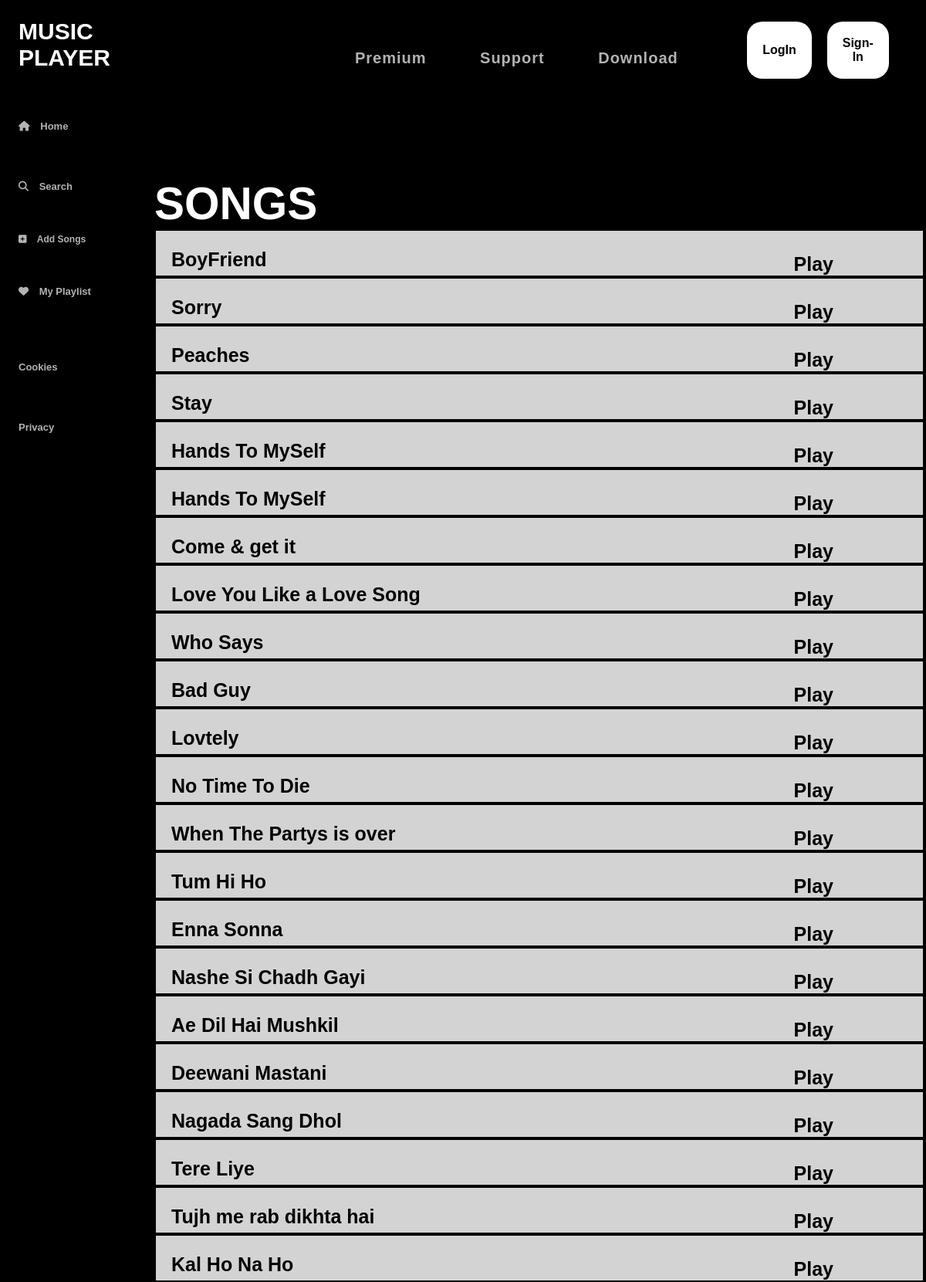
The page /disp_songs.php (upper part) on the database its author committed.
### tables this page shows
CREATE TABLE IF NOT EXISTS `tb_songs` (
  `song_id` int(3) NOT NULL AUTO_INCREMENT,
  `song_name` varchar(30) NOT NULL,
  `artist_id` int(3) NOT NULL,
  `lang_id` int(3) NOT NULL,
  `loc` varchar(30) NOT NULL,
  PRIMARY KEY (`song_id`)
);

### disp_songs.php (the view, shortened to what this page needs)
<!DOCTYPE html>
<html lang="en">
  <head>
    <link rel="stylesheet" href="style4.css">
  </head>
  <body>
  <div class="sidebar">
      <div class="logo">
        <a href="#" style="text-decoration : none"><h2>MUSIC PLAYER</h2></a>
      </div>
      <div class="navigation" id="upper">
        <ul>
          <li>
            <a href="#" onclick="window.location.href='home.php';">
              <i class="fa-solid fa-home"></i>
              <span>Home</span>
            </a>
          </li>
          <li>
            <a href="search.php">
              <i class="fa fa-search"></i>
              <span>Search</span>
            </a>
          </li>
          <?php
        	if(!empty($_SESSION['id']))
		      {
?>
          <a href="playlist_demo.php" style="color:white;font-size:12px;text-decoration:none;font-weight:bold;color:lightgrey;">
              <i class="fa fas fa-plus-square"></i>
              <span>Add Songs</span>
            </a>
          </li>
          <?php } else {?>
            <a href="#" style="color:#b3b3b3;text-decoration:none;font-size:12px; font-weight:bold;">
              <i class="fa fas fa-plus-square"></i>
              &nbsp;&nbsp;&nbsp;<span>Add Songs</span>
            </a>
          <?php } ?>
          <li>
          <a href="disp_play.php">
              <i class="fa fa fa-heart"></i>
              <span>My Playlist</span>
            </a>
          </li>
          </ul>
          <ul>
        <li><a href="#">Cookies</a></li>
          <li><a href="#">Privacy</a></li>
        </ul>
      </div>
    </div>
    <div class="main-container">
      <div class="topbar">
            <?php
		if(!empty($_SESSION['m']) && !empty($_SESSION['p']))
		{
?>
    <div class="main-container">
      <div class="topbar">
        <div class="prev-next-buttons" id="msg">
        </div>
        <div class="navbar">
          <ul>
            <li>
              <a
                href="playlist_demo.php">Premium</a>
            </li>&nbsp;&nbsp;&nbsp;&nbsp;&nbsp;
            <li><a href="#">Support</a></li>&nbsp;&nbsp;&nbsp;&nbsp;&nbsp;
            <li><a href="RazorPay/payment-form.php">Download</a>&nbsp;&nbsp;&nbsp;&nbsp;&nbsp;</li>
          <button onclick="window.location.href='logout.php'">Logout
          </button>
        </div>
      </div>
<?php } else {
  ?>
<div class="main-container">
      <div class="topbar">
        <div class="navbar">
          <ul>
            <li>
              <a
                href="#"
                onclick="window.location.href='RazorPay/payment-form.php';">Premium</a>
            </li>&nbsp;&nbsp;&nbsp;&nbsp;&nbsp;
            <li><a href="#">Support</a></li>&nbsp;&nbsp;&nbsp;&nbsp;&nbsp;
            <li><a href="RazorPay/payment-form.php">Download</a></li>&nbsp;&nbsp;&nbsp;&nbsp;&nbsp;
          <button onclick="document.getElementById('login_modal').style.display='block'">
            LogIn
          </button>
	<button onclick="window.location.href='signup.php';">
            Sign-In
          </button>
        </div>
      </div>
<?php } ?>
        </div>
      </div>
      <h3 style="text-align:left;color:white">SONGS</h3>
    <?php
   @$conn=@mysqli_connect("localhost","root","","db_project");
   @$ins="SELECT * FROM tb_songs";
   @$result=@mysqli_query($conn,$ins);
   while($value=@mysqli_fetch_array($result))
   {
?>
<div >
  <table align="center" width="100%"  style="background-color:black; border-color:white; border-top:none; border-left:none; border-right:none; border-top-color:black; border-right-color:black; border-left-color:black;">
        <tr class="song_disp">
            <td>
                <a class="song_link"><?php echo $value['song_name'];?></a>
            </td>
            <td>
              <a href="demo.php?a=<?php echo $value['artist_id'];?>&l=<?php echo $value['loc'];?>&s=<?php echo $value['song_name'];?>" class="song_link play_1">Play</a></td>
        </tr>
    </table>
   </div>
    <?php } ?>
  </body>
</html>

### style4.css (style rules this page uses)
.play_1 { position: absolute; right:120px; display: flex; align-items: right; color:black; font-size: 25px; font-weight: bold; text-decoration: none; margin-left: 20px; }
.song_disp { background-color:lightgrey; width:75%; }
.song_link { color:black; font-size: 25px; font-weight: bold; text-decoration: none; margin-left: 20px; }
h2 { color: white; font-size: 30px; }
* { padding: 0; margin: 0; }
body { background-color: black; font-family: "Montserrat", sans-serif; font-size: 50px; }
.sidebar { position: fixed; left: 0; top: 0; bottom: 0; width: 100px; background-color: black; padding: 24px; }
.sidebar .navigation ul { list-style: none; margin-top: 20px; }
.sidebar .navigation ul li { padding: 10px 0; }
.sidebar .navigation ul li a { color: #b3b3b3; text-decoration: none; font-weight: bold; font-size: 13px; }
.sidebar .navigation ul li a span { padding-left: 10px; }
.main-container { background-color: black; margin-left: 200px; margin-bottom: 100px; }
.topbar { display: flex; justify-content: space-between; background-color: black; text-align: right; padding: 14px 30px; }
.topbar .navbar { display: flex; align-items: center; }
.topbar .navbar ul { display: flex; list-style: none; }
.topbar .navbar ul li { display: inline-block; margin: 8px 0px; width:100%; }
.topbar .navbar ul li a { color: #b3b3b3; text-decoration: none; font-weight: bold; font-size: 20px; letter-spacing: 1px; word-spacing: 12px; }
.topbar .navbar button { background-color:white; color: #000000; font-size: 16px; font-weight: bold; padding: 14px 20px; border-radius: 20px; border: 0px; cursor: pointer; margin-left: 20px; }

### rows shown on the page
tb_songs: song_name "BoyFriend"
tb_songs: song_name "Sorry"
tb_songs: song_name "Peaches"
tb_songs: song_name "Stay"
tb_songs: song_name "Hands To MySelf"
tb_songs: song_name "Hands To MySelf"
tb_songs: song_name "Come & get it"
tb_songs: song_name "Love You Like a Love Song"
tb_songs: song_name "Who Says"
tb_songs: song_name "Bad Guy"
tb_songs: song_name "Lovtely"
tb_songs: song_name "No Time To Die"
tb_songs: song_name "When The Partys is over"
tb_songs: song_name "Tum Hi Ho"
tb_songs: song_name "Enna Sonna"
tb_songs: song_name "Nashe Si Chadh Gayi"
tb_songs: song_name "Ae Dil Hai Mushkil"
tb_songs: song_name "Deewani Mastani"
tb_songs: song_name "Nagada Sang Dhol"
tb_songs: song_name "Tere Liye"
tb_songs: song_name "Tujh me rab dikhta hai"
tb_songs: song_name "Kal Ho Na Ho"
